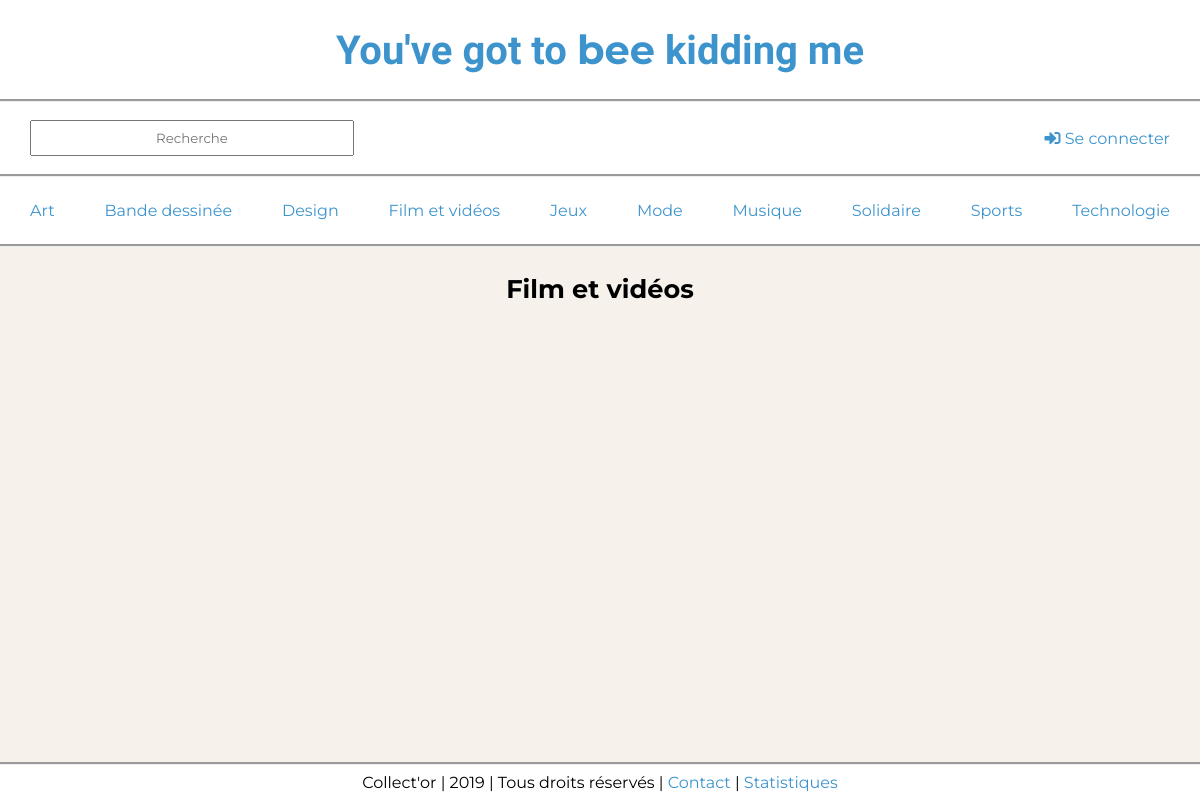
The app's page /indexCategorie.php?id_categorie=4 with its own data.
### tables this page shows
CREATE TABLE `collector_categorie` (
  `id_categorie` int(11) NOT NULL,
  `categorie` varchar(255) DEFAULT NULL
);

### php/db_categorie.inc.php (called while the page is built, shortened)
<?php
class Categorie
{
    public function __get($prop)
    {
        return $this->$prop;
    }
}
class CategorieRepository
{
    public function getAllcategorie(&$message)
    {
        $result = array();
        try {
            $bdd = DBLink::connect2db(MYDB, $message);
            $result = $bdd->query("SELECT * FROM " . self::TABLE_NAME, PDO::FETCH_CLASS | PDO::FETCH_PROPS_LATE, "Categorie\Categorie");
        } catch (Exception $e) {
            $message .= $e->getMessage() . '<br>';
        }
        return $result;
    }
    public function getAllInfoC($id, &$message)
    {
        $result = array();
        try {
            $bdd = DBLink::connect2db(MYDB, $message);
            $result = $bdd->query("SELECT * FROM " . self::TABLE_NAME . " WHERE id_categorie ='$id' ", PDO::FETCH_CLASS | PDO::FETCH_PROPS_LATE, "Categorie\Categorie");
        } catch (Exception $e) {
            $message .= $e->getMessage() . '<br>';
        }
        return $result;
    }
}

### indexCategorie.php (the view, shortened to what this page needs)
<?php
$message = '';
$categorieRepository = new CategorieRepository();
if($_GET['id_categorie']) {
    $Categorie = $categorieRepository->getAllInfoC($_GET['id_categorie'], $message);
}else{
    header('Location: index.php');
}
?>
<?php
foreach($Categorie as $listInfo){
?>
<?php include('inc/head.er.inc.php') ?>
<body>
<header>
    <h2><a href="index.php">You've got to <span class="bee">bee</span> kidding me</a></h2>
    <section id="cologin">
        <div class="navlogin">
            <form class="research"  action="<?php echo $_SERVER['REQUEST_URI']; ?>" method="POST" enctype="application/x-www-form-urlencoded" autocomplete="off">
                <input name="searchbar" class="champ" type="text" placeholder="Recherche"/>
            </form>
            <?php include('inc/connexionHead.inc.php') ?>
        </div>
    </section>
</header>
<?php include('inc/nav.inc.php') ?>
<main>
    <h1><?php echo $listInfo->categorie; ?></h1>
</main>
<?php
}
    ?>
<?php include('inc/footer.inc.php')?>
</body>
</html>

### inc/connexionHead.inc.php (shortened to what this page needs)
<?php if(!isset($_SESSION['username'])){ ?>
    <a href="indexLogin.php" class="header_login"><i class="fas fa-sign-in-alt"></i> Se connecter</a>
<?php } ?>

### inc/nav.inc.php (shortened to what this page needs)
<?php
$categorie = new CategorieRepository();
$cat = $categorie->getAllcategorie($message);
?>
<nav>
    <ul>
        <?php
        foreach($cat as $listCat) {
            ?>
            <li><a href="indexCategorie.php?id_categorie=<?php echo $listCat->id_categorie; ?>" class="navi"><?php echo $listCat->categorie ?></a></li>
            <?php
        }
        ?>
    </ul>
</nav>

### CSS/collector.css (style rules this page uses)
* { margin:0; padding:0; font-family: 'Montserrat', sans-serif; }
body { background-color:rgb(246,241,235); display:flex; min-height: 100vh; flex-direction:column; }
main { width:95%; margin: 0 auto; flex-grow: 1; }
nav { background-color:rgb(255,255,255); padding-bottom:1.5em; padding-top:1.5em; text-align : center; border-bottom:groove; }
nav ul { display:flex; justify-content: space-between; width:95%; margin:0 auto; }
nav ul li { display:inline-flex; color:black; }
h1 { text-align:center; margin-top:1em; font-size:1.6em; }
h2 { text-align: center; background-color:rgb(255,255,255); padding-top:0.630em; padding-bottom: 0.630em; border-bottom:groove; font-size:2.5em; }
h2 a { color:rgb(61,148,205); text-decoration:none; font-family: 'Sonsie One', cursive; }
h2 + section { background-color:rgb(255,255,255); border-bottom:groove; padding-top:1em; padding-bottom:1em; }
div.navlogin { padding:0; border-bottom:none; display:flex; justify-content: space-between; align-items: center; width:95%; margin: 0 auto; height:2.5em; }
a { text-decoration:none; transition:0s; color:rgb(61,148,205); }
form { text-align:center; margin-top: 1.5em; font-family: 'Sonsie One', cursive; color:black; }
form.research { display:inline-flex; margin:0; padding:0; }
input,textarea, select { display:block; margin:auto; margin-bottom:1.5em; width:90%; height:2.4em; text-align:center; }
div a { display:block; text-decoration:none; color:rgb(61,148,205); }
.champ { margin:0; padding:0; display:inline-flex; width:24em; }

### records on screen
collector_categorie: categorie "Film et vidéos"
collector_categorie: categorie "Art"
collector_categorie: categorie "Bande dessinée"
collector_categorie: categorie "Design"
collector_categorie: categorie "Jeux"
collector_categorie: categorie "Mode"
collector_categorie: categorie "Musique"
collector_categorie: categorie "Solidaire"
collector_categorie: categorie "Sports"
collector_categorie: categorie "Technologie"
